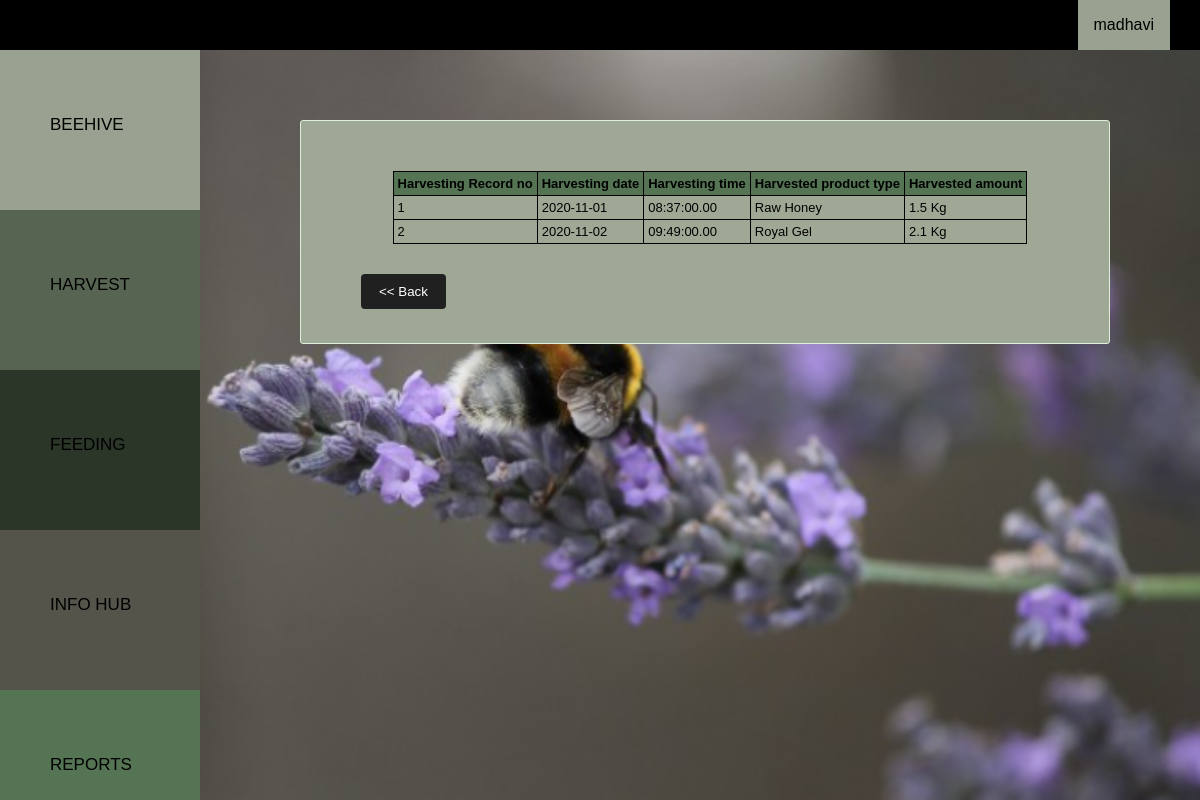
Page /src/php/bk_fharvestreport.php?beehiveno1=1 (signed in) on the earlier database version.
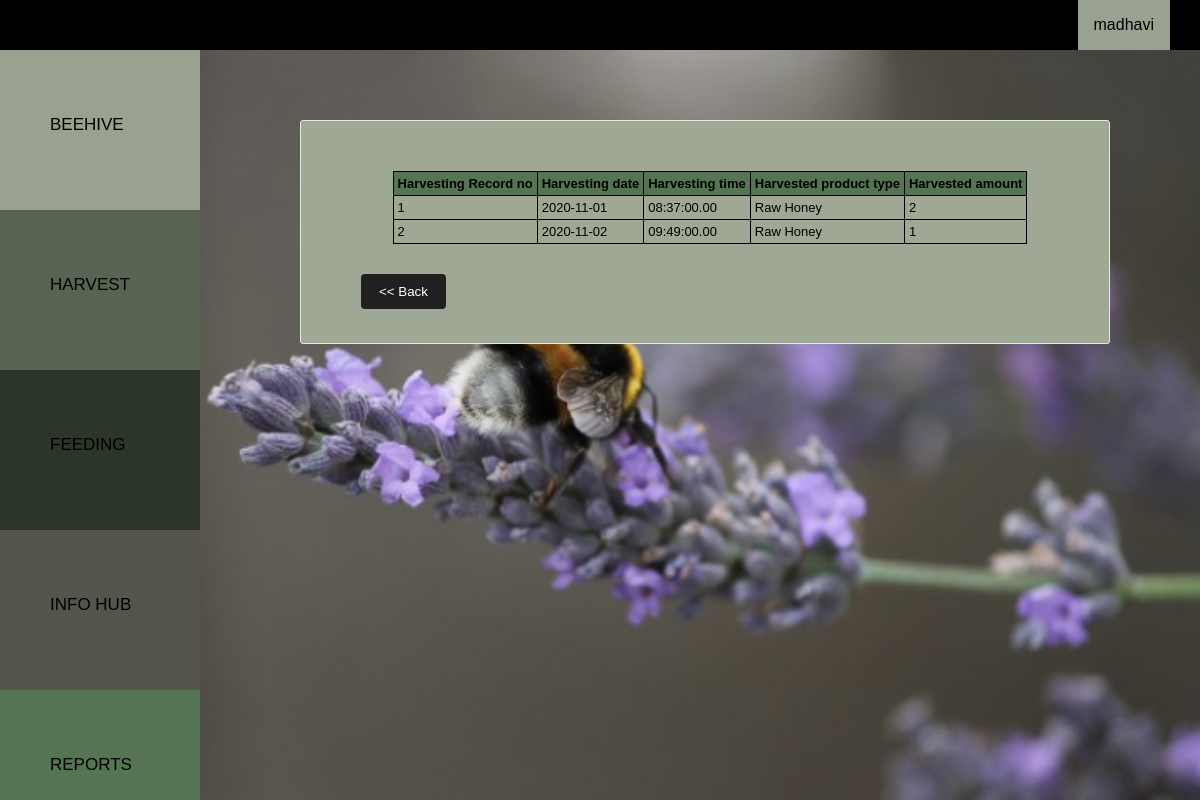
Same page on the later database version.
### tables this page shows
CREATE TABLE `harvest` (
  `HarvestRecNo` int(10) NOT NULL,
  `userID` int(10) NOT NULL,
  `beehiveno` int(10) NOT NULL,
  `date` date NOT NULL,
  `hdate` date NOT NULL,
  `htime` time(2) NOT NULL,
  `producttype` varchar(50) NOT NULL,
  `amount` varchar(50) NOT NULL,
  `unit` varchar(5) NOT NULL,
  `is_deleted` tinyint(1) NOT NULL DEFAULT 0
);

### src/php/bk_fharvestreport.php (the view, shortened to what this page needs)
<html>
	<head>
      <link rel="stylesheet" type="text/CSS" href="../../public/css/bk_style.css">
      <link rel="stylesheet" type="text/CSS" href="../../public/css/bk_catstyle.css">
	</head>
	<body>
<?php include('bk_navbar.php');
        include('bk_sidenavbar.php');?>
<div class="main">
<div class="bhivecontainer">
<br/><br/>
	<center>
     <table >
                <tr style="background-color:#547454">
                <th>Harvesting Record no</th>
                <th>Harvesting date</th>
                <th>Harvesting time</th>
                <th>Harvested product type</th>
                <th>Harvested amount</th>
                </tr>
            <?php
if(isset($_GET['beehiveno1'])){
$sql = "SELECT HarvestRecNo,hdate,htime,producttype,amount FROM harvest where beehiveno='".$_GET['beehiveno1']."' and userID='".$_SESSION['userid']."'";
mysqli_query($connection, $sql);
$result = mysqli_query($connection,$sql);
		while($row=mysqli_fetch_assoc($result)){
            echo '<tr >';
            echo '<td>';
            echo $row['HarvestRecNo'];
            echo '</td>';
                echo '<td>';
        echo $row['hdate'];
        echo '</td>';
        echo '<td>';
        echo $row['htime'];
        echo '</td>';
        echo '<td>';
        echo $row['producttype'];
        echo '</td>';
        echo '<td>';
        echo $row['amount'];
        echo '</td>';
        echo '</tr>';
		}}?>
     </table></center>
            <form  action="bk_reports.php" method="post" >
        <div class="row">
        <input type="submit" value="<< Back" name="back" >
        </div>
        </form>
</div>
</div>
	</body>
</html>

Differences in the rows shown:
changed harvest id 1: amount "1.5 Kg" → "2"
changed harvest id 2: producttype "Royal Gel" → "Raw Honey"; amount "2.1 Kg" → "1"
